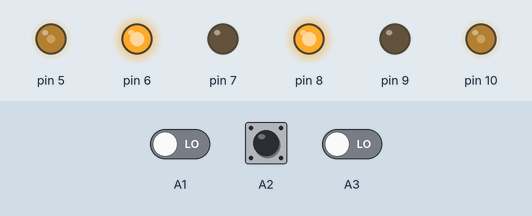
Recording of a sketch running on a simulated Arduino Uno, built with avr-gcc and run on an emulated ATmega328P. Parts: output pins drawn as LEDs (lit = HIGH). The inputs (shaded band) are chosen by the test bench; at power-on: A1 LOW, A2 HIGH, A3 LOW.

Above: at 1.2 s.
1.3 s: A1 driven HIGH
At 2.1 s:
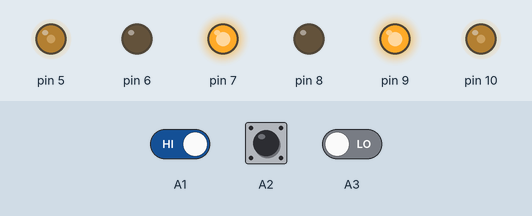
2.8 s: A2 driven LOW
At 3.3 s:
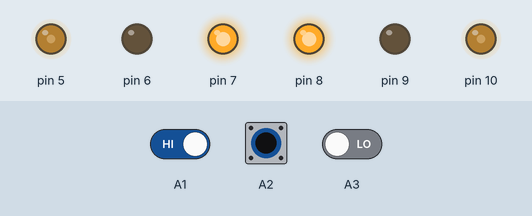
Timing chart, 0 to 2.8 s (numbered marks = the images above; inputs shaded):
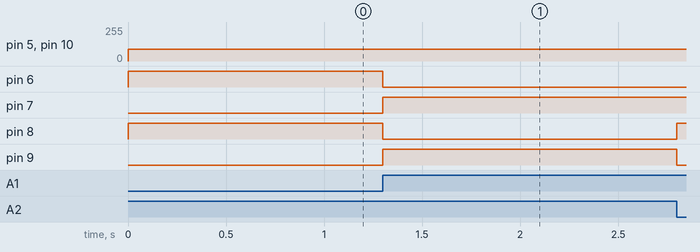

Measured:
- after the input at 1.3 s, pin 6, pin 8: HIGH → LOW at once; pin 7, pin 9: LOW → HIGH at once

The sketch:

d_adsuzy.ino
```cpp
void setup() {
  // put your setup code here, to run once:
  pinMode(5, OUTPUT);
  pinMode(6, OUTPUT);
  pinMode(7, OUTPUT);
  pinMode(8, OUTPUT);
  pinMode(9, OUTPUT);
  pinMode(10, OUTPUT);
  pinMode(A0, INPUT);
  pinMode(A1, INPUT);
  pinMode(A2, INPUT);
  pinMode(A3, INPUT);
  pinMode(A4, INPUT);
  pinMode(A0, INPUT);
  pinMode(A1, INPUT);
  pinMode(A2, INPUT);
  pinMode(A3, INPUT);
  pinMode(A4, INPUT);
}
void loop() {
  analogWrite(5,90);
  analogWrite(10,90);

//vpered
  if (digitalRead(A2) == 0) {
    digitalWrite(6, 0);
    digitalWrite(7, 1);
    digitalWrite(8, 1);
    digitalWrite(9, 0);
    analogWrite(5,230);
  analogWrite(10,230);

  }  //pravo
else  if (digitalRead(A1) == 0) {
    digitalWrite(6, 1);
    digitalWrite(7, 0);
    digitalWrite(8, 1);
    digitalWrite(9, 0);

  }
  //levo
 else if (digitalRead(A3) == 0) {
    digitalWrite(6, 0);
    digitalWrite(7, 1);
    digitalWrite(8, 0);
    digitalWrite(9, 1);

  }

else if (digitalRead(A4) == 0) {
    digitalWrite(6, 0);
    digitalWrite(7, 1);
    digitalWrite(8, 0);
    digitalWrite(9, 1);

  }

else if (digitalRead(A0) == 0) {
    digitalWrite(6, 1);
    digitalWrite(7, 0);
    digitalWrite(8, 1);
    digitalWrite(9, 0);
}
}
```
